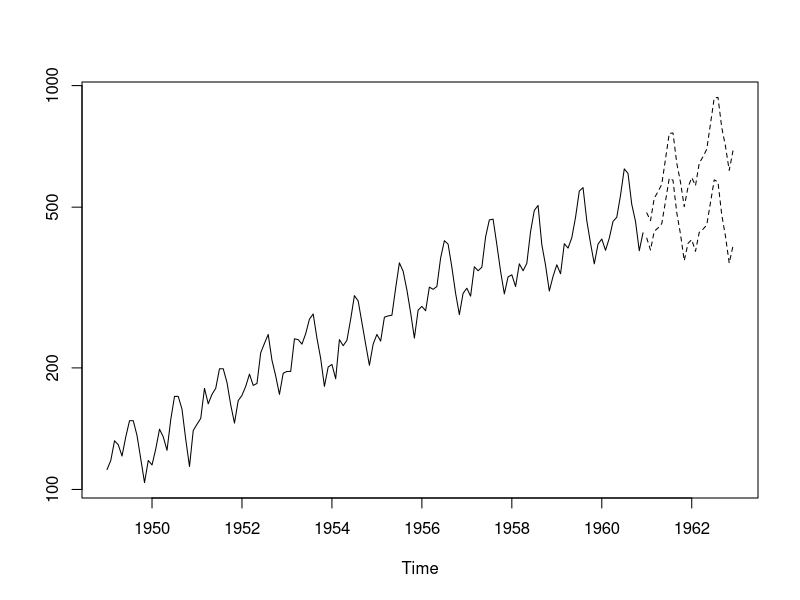
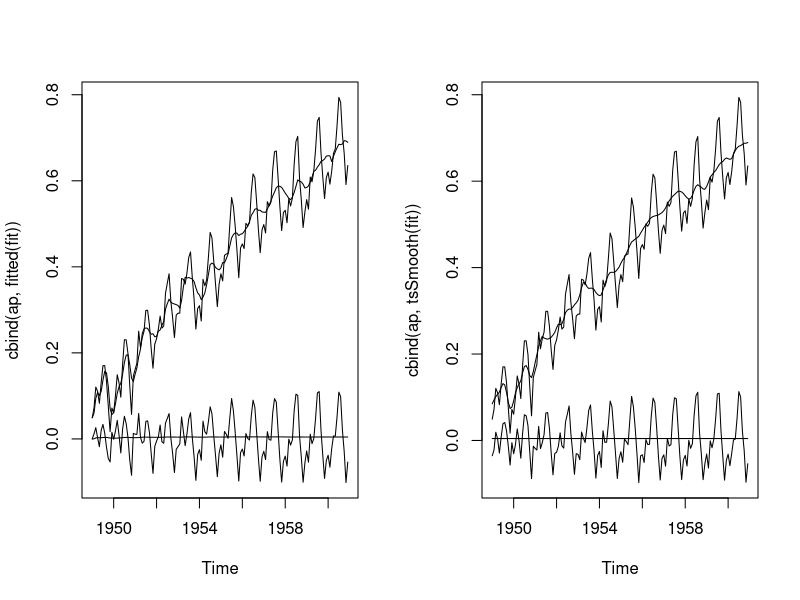

R code for these plots, in order:
AirPassengers
(fit <- arima(log10(AirPassengers), c(0, 1, 1),
              seasonal = list(order = c(0, 1, 1), period = 12)))
update(fit, method = "CSS")
update(fit, x = window(log10(AirPassengers), start = 1954))
pred <- predict(fit, n.ahead = 24)
tl <- pred$pred - 1.96 * pred$se
tu <- pred$pred + 1.96 * pred$se
ts.plot(AirPassengers, 10^tl, 10^tu, log = "y", lty = c(1, 2, 2))

## full ML fit is the same if the series is reversed, CSS fit is not
ap0 <- rev(log10(AirPassengers))
attributes(ap0) <- attributes(AirPassengers)
arima(ap0, c(0, 1, 1), seasonal = list(order = c(0, 1, 1), period = 12))
arima(ap0, c(0, 1, 1), seasonal = list(order = c(0, 1, 1), period = 12),
      method = "CSS")

## Structural Time Series
ap <- log10(AirPassengers) - 2
(fit <- StructTS(ap, type = "BSM"))
par(mfrow = c(1, 2))
plot(cbind(ap, fitted(fit)), plot.type = "single")
plot(cbind(ap, tsSmooth(fit)), plot.type = "single")

